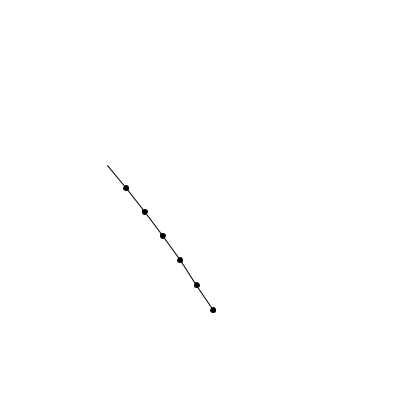
Frame 1 (no input)
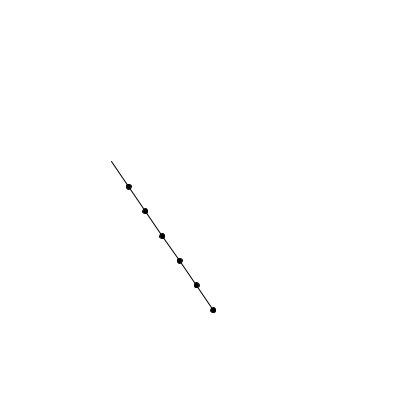
Frame 60 (the mouse pressed at the canvas centre just before this capture)
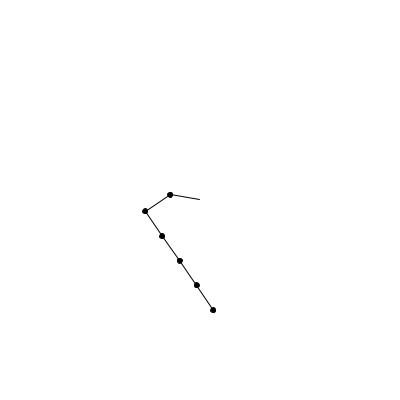
Frame 120 (the mouse held since frame 60 and released just before this capture)

The Processing sketch that drew these frames (run headless with seeded random() and noise(); from frame 60 on, the mouse is pressed at the canvas centre):

// Processing sketch: processing_183018
// ── processing_183018.pde

Segment seg, segA, segB;
Segment[] segments;
int  num_segs, delay, segment_length;
float seg0_x, seg0_y, anchor_x, anchor_y, theta;
PVector target;

void setup()
{
  size(400,400);
  num_segs = 6;
  segments  = new Segment[6];
  segment_length = 30;
  seg0_x = (float)width/2;
  seg0_y = (float)height/3;
  theta = -90.0;
 
  // initialize the arms (segments) in a stack
  for(int i=0; i< num_segs; i++)
      segments[i] = new Segment(seg0_x, seg0_y+i*segment_length, segment_length, theta,i, false);
 
 // position all segments
  for(int i = segments.length-1;i >= 1;i --)
  {
    segA = segments[i]; // starts at segment ç ends at segment 1
    segB = segments[i-1]; // starts at segment num_segs-2 ends at segment 0
   
    // now position the segments
    position_segment(segA, segB);
    
    seg = new Segment(segA.segment_x, segA.segment_y, 
              segA.segment_length,segA.theta, i, true);
    segments[i] = seg;
    seg = new Segment(segB.segment_x, segB.segment_y, 
              segment_length,segB.theta, i, true);
    segments[i-1] = seg;
  }

}

// Where the arm is pointing to!
 PVector reach( Segment seg, int dest_x, int dest_y)
  {
    PVector p = new PVector(0,0);
    int dx = (int)(dest_x - seg.segment_x);
    int dy = (int)(dest_y - seg.segment_y);
    double angle = Math.atan2(dy, dx);
    seg.rotate_segment(angle);
    p.x = (int)(dest_x - Math.cos(angle) * segment_length);
    p.y = (int)(dest_y - Math.sin(angle) * segment_length);
    return p;
  }
  
  void  position_segment(Segment _segA, Segment _segB)
  {
    // segA is the sixth segment
    // segB is the fifth segment
    segA = _segA;
    segB = _segB;
    
    double angle = segA.theta;

    float new_x = segA.segment_end_x;
    float new_y = segA.segment_end_y;
    
    segB.segment_x = new_x;
    segB.segment_y = new_y;

    
    segB.segment_end_x = (float)(new_x + Math.cos(2*PI*(angle/360)) * segment_length);
    segB.segment_end_y = (float)(new_y + Math.sin(2*PI*(angle/360)) * segment_length);
  }

// After all that - draw the result to the screen!
void draw()
{
   //This is the most important segment - the one that points to the mouse!
   seg =  segments[0];
   background(255,255,255);
   
   // rotate first arm to PVector to the mouse and get the returned target for the next arm to PVector at.
   target = reach(seg , mouseX, mouseY);
   
   // create new segment object
   seg = new Segment(seg.segment_x, seg.segment_y, segment_length,segments[0].theta, 0, true);
   
   //replace 0 with new arm PVectoring to mouse
   segments[0] = seg; 
  
  // rotate all the other segments
   for(int i = 1; i< segments.length; i++)
   {
      seg = segments[i];
      target = reach(seg,(int) target.x, (int)target.y);
      seg = new Segment(seg.segment_x, seg.segment_y, 
                segment_length,seg.theta, i, true);
      segments[i] = seg;
    }
  // position all segments
  for(int i = segments.length-1;i >= 1;i --)
  {
    segA = segments[i];
    segB = segments[i-1];;
    // now position the segments
    position_segment(segA, segB);
    seg = new Segment(segA.segment_x, segA.segment_y, 
              segment_length,segA.theta, i, true);
    segments[i] = seg;
    seg = new Segment(segB.segment_x, segB.segment_y, 
              segment_length,segB.theta, i, true);
    segments[i-1] = seg;
  }
  // now draw them all
  for(int i = 0 ; i<segments.length; i++)
  {
    seg = segments[i];
    seg.draw_segment();
  }
}
class Segment
{
  float  segment_x, segment_y, segment_end_x, segment_end_y ;
  double theta;
  int segment_length, segment_width = 10, segment_height = 4, segment_number;
  
  /* CONSTRUCTOR */
  Segment(float _end_x, float _end_y, int _segment_length, double _theta, int _segment_number, boolean start)
  {
      segment_number = _segment_number;
      segment_length = _segment_length;
      theta = _theta;
     
     if(!start)
     {
      segment_end_x = _end_x;
      segment_end_y = _end_y;
      // work out the starting point of the line
      segment_x = (float)(segment_end_x-segment_length*Math.cos(theta));
      segment_y = (float)(segment_end_y-segment_length*Math.sin(theta));
     }
     else
     {
       segment_x = _end_x;
       segment_y = _end_y;
       // work out the starting point of the line
       segment_end_x = (float)(segment_x+segment_length*Math.cos(theta));
       segment_end_y = (float)(segment_y+segment_length*Math.sin(theta));
     }
  }
  
  /* METHODS */
  
  void rotate_segment(double _theta)
  {
    theta = _theta;
    segment_end_x = (float)(segment_x+segment_length*Math.cos(theta));
    segment_end_y = (float)(segment_y+segment_length*Math.sin(theta));
  }
  
  
  void draw_segment()
  {
    line(segment_x, segment_y, segment_end_x, segment_end_y);
    ellipseMode(CENTER);  // Set ellipseMode to CENTER
    fill(0);  // Set fill to gray
    ellipse(segment_x, segment_y, 5, 5);  // Draw gray ellipse using CENTER mode
  }
}
